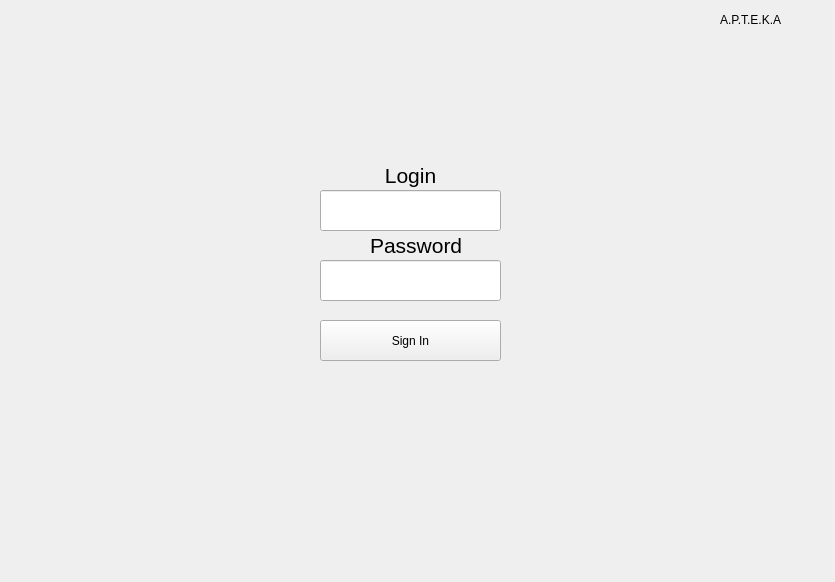
<?xml version="1.0" encoding="UTF-8"?>
<ui version="4.0">
 <class>login</class>
 <widget class="QWidget" name="login">
  <property name="geometry">
   <rect>
    <x>0</x>
    <y>0</y>
    <width>835</width>
    <height>582</height>
   </rect>
  </property>
  <property name="windowTitle">
   <string>Form</string>
  </property>
  <widget class="QPushButton" name="signin_button">
   <property name="geometry">
    <rect>
     <x>320</x>
     <y>320</y>
     <width>181</width>
     <height>41</height>
    </rect>
   </property>
   <property name="text">
    <string>Sign In</string>
   </property>
  </widget>
  <widget class="QLabel" name="version_label">
   <property name="geometry">
    <rect>
     <x>720</x>
     <y>10</y>
     <width>101</width>
     <height>20</height>
    </rect>
   </property>
   <property name="text">
    <string>A.P.T.E.K.A </string>
   </property>
  </widget>
  <widget class="QLineEdit" name="line_login">
   <property name="geometry">
    <rect>
     <x>320</x>
     <y>190</y>
     <width>181</width>
     <height>41</height>
    </rect>
   </property>
   <property name="maxLength">
    <number>32</number>
   </property>
  </widget>
  <widget class="QLabel" name="label_2">
   <property name="geometry">
    <rect>
     <x>370</x>
     <y>230</y>
     <width>101</width>
     <height>31</height>
    </rect>
   </property>
   <property name="font">
    <font>
     <pointsize>16</pointsize>
    </font>
   </property>
   <property name="text">
    <string>Password</string>
   </property>
   <property name="scaledContents">
    <bool>true</bool>
   </property>
   <property name="alignment">
    <set>Qt::AlignJustify|Qt::AlignVCenter</set>
   </property>
  </widget>
  <widget class="QLineEdit" name="line_password">
   <property name="geometry">
    <rect>
     <x>320</x>
     <y>260</y>
     <width>181</width>
     <height>41</height>
    </rect>
   </property>
   <property name="inputMask">
    <string comment="*"/>
   </property>
   <property name="maxLength">
    <number>32</number>
   </property>
  </widget>
  <widget class="QLabel" name="label">
   <property name="geometry">
    <rect>
     <x>380</x>
     <y>160</y>
     <width>61</width>
     <height>31</height>
    </rect>
   </property>
   <property name="font">
    <font>
     <pointsize>16</pointsize>
    </font>
   </property>
   <property name="layoutDirection">
    <enum>Qt::LeftToRight</enum>
   </property>
   <property name="text">
    <string>Login</string>
   </property>
   <property name="textFormat">
    <enum>Qt::AutoText</enum>
   </property>
   <property name="scaledContents">
    <bool>true</bool>
   </property>
   <property name="alignment">
    <set>Qt::AlignCenter</set>
   </property>
  </widget>
 </widget>
 <resources/>
 <connections/>
</ui>
